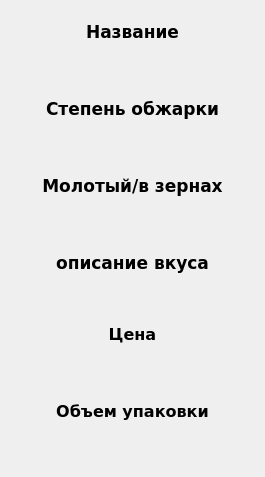
<?xml version="1.0" encoding="UTF-8"?>
<ui version="4.0">
 <class>Form</class>
 <widget class="QWidget" name="Form">
  <property name="geometry">
   <rect>
    <x>0</x>
    <y>0</y>
    <width>265</width>
    <height>477</height>
   </rect>
  </property>
  <property name="maximumSize">
   <size>
    <width>265</width>
    <height>477</height>
   </size>
  </property>
  <property name="windowTitle">
   <string>Информация о книге</string>
  </property>
  <property name="windowIcon">
   <iconset>
    <normaloff>info.png</normaloff>info.png</iconset>
  </property>
  <property name="styleSheet">
   <string notr="true"/>
  </property>
  <layout class="QVBoxLayout" name="verticalLayout">
   <item>
    <widget class="QLabel" name="text1">
     <property name="sizePolicy">
      <sizepolicy hsizetype="Preferred" vsizetype="Minimum">
       <horstretch>0</horstretch>
       <verstretch>0</verstretch>
      </sizepolicy>
     </property>
     <property name="minimumSize">
      <size>
       <width>0</width>
       <height>0</height>
      </size>
     </property>
     <property name="font">
      <font>
       <family>Verdana</family>
       <pointsize>13</pointsize>
       <weight>75</weight>
       <bold>true</bold>
      </font>
     </property>
     <property name="text">
      <string>Название</string>
     </property>
     <property name="alignment">
      <set>Qt::AlignBottom|Qt::AlignHCenter</set>
     </property>
    </widget>
   </item>
   <item>
    <widget class="QLabel" name="bookTitle">
     <property name="sizePolicy">
      <sizepolicy hsizetype="Preferred" vsizetype="Minimum">
       <horstretch>0</horstretch>
       <verstretch>0</verstretch>
      </sizepolicy>
     </property>
     <property name="minimumSize">
      <size>
       <width>0</width>
       <height>0</height>
      </size>
     </property>
     <property name="font">
      <font>
       <family>Verdana</family>
       <pointsize>13</pointsize>
      </font>
     </property>
     <property name="text">
      <string/>
     </property>
     <property name="alignment">
      <set>Qt::AlignCenter</set>
     </property>
    </widget>
   </item>
   <item>
    <widget class="QLabel" name="text2">
     <property name="sizePolicy">
      <sizepolicy hsizetype="Preferred" vsizetype="Minimum">
       <horstretch>0</horstretch>
       <verstretch>0</verstretch>
      </sizepolicy>
     </property>
     <property name="minimumSize">
      <size>
       <width>0</width>
       <height>0</height>
      </size>
     </property>
     <property name="font">
      <font>
       <family>Verdana</family>
       <pointsize>13</pointsize>
       <weight>75</weight>
       <bold>true</bold>
      </font>
     </property>
     <property name="text">
      <string>Степень обжарки</string>
     </property>
     <property name="alignment">
      <set>Qt::AlignBottom|Qt::AlignHCenter</set>
     </property>
    </widget>
   </item>
   <item>
    <widget class="QLabel" name="bookAuthor">
     <property name="sizePolicy">
      <sizepolicy hsizetype="Preferred" vsizetype="Minimum">
       <horstretch>0</horstretch>
       <verstretch>0</verstretch>
      </sizepolicy>
     </property>
     <property name="minimumSize">
      <size>
       <width>0</width>
       <height>0</height>
      </size>
     </property>
     <property name="font">
      <font>
       <family>Verdana</family>
       <pointsize>13</pointsize>
      </font>
     </property>
     <property name="text">
      <string/>
     </property>
     <property name="alignment">
      <set>Qt::AlignCenter</set>
     </property>
    </widget>
   </item>
   <item>
    <widget class="QLabel" name="text3">
     <property name="sizePolicy">
      <sizepolicy hsizetype="Preferred" vsizetype="Minimum">
       <horstretch>0</horstretch>
       <verstretch>0</verstretch>
      </sizepolicy>
     </property>
     <property name="minimumSize">
      <size>
       <width>0</width>
       <height>0</height>
      </size>
     </property>
     <property name="font">
      <font>
       <family>Verdana</family>
       <pointsize>13</pointsize>
       <weight>75</weight>
       <bold>true</bold>
      </font>
     </property>
     <property name="text">
      <string>Молотый/в зернах</string>
     </property>
     <property name="alignment">
      <set>Qt::AlignBottom|Qt::AlignHCenter</set>
     </property>
    </widget>
   </item>
   <item>
    <widget class="QLabel" name="bookReleaseYear">
     <property name="sizePolicy">
      <sizepolicy hsizetype="Preferred" vsizetype="Minimum">
       <horstretch>0</horstretch>
       <verstretch>0</verstretch>
      </sizepolicy>
     </property>
     <property name="minimumSize">
      <size>
       <width>0</width>
       <height>0</height>
      </size>
     </property>
     <property name="font">
      <font>
       <family>Verdana</family>
       <pointsize>13</pointsize>
      </font>
     </property>
     <property name="text">
      <string/>
     </property>
     <property name="alignment">
      <set>Qt::AlignCenter</set>
     </property>
    </widget>
   </item>
   <item>
    <widget class="QLabel" name="text4">
     <property name="sizePolicy">
      <sizepolicy hsizetype="Preferred" vsizetype="Minimum">
       <horstretch>0</horstretch>
       <verstretch>0</verstretch>
      </sizepolicy>
     </property>
     <property name="minimumSize">
      <size>
       <width>0</width>
       <height>0</height>
      </size>
     </property>
     <property name="font">
      <font>
       <family>Verdana</family>
       <pointsize>13</pointsize>
       <weight>75</weight>
       <bold>true</bold>
      </font>
     </property>
     <property name="text">
      <string>описание вкуса</string>
     </property>
     <property name="alignment">
      <set>Qt::AlignBottom|Qt::AlignHCenter</set>
     </property>
    </widget>
   </item>
   <item>
    <widget class="QLabel" name="bookGenre">
     <property name="sizePolicy">
      <sizepolicy hsizetype="Preferred" vsizetype="Minimum">
       <horstretch>0</horstretch>
       <verstretch>0</verstretch>
      </sizepolicy>
     </property>
     <property name="minimumSize">
      <size>
       <width>0</width>
       <height>0</height>
      </size>
     </property>
     <property name="font">
      <font>
       <family>Verdana</family>
       <pointsize>13</pointsize>
      </font>
     </property>
     <property name="text">
      <string/>
     </property>
     <property name="alignment">
      <set>Qt::AlignCenter</set>
     </property>
    </widget>
   </item>
   <item>
    <widget class="QLabel" name="cost">
     <property name="font">
      <font>
       <family>Verdana</family>
       <pointsize>12</pointsize>
       <weight>75</weight>
       <bold>true</bold>
      </font>
     </property>
     <property name="layoutDirection">
      <enum>Qt::LeftToRight</enum>
     </property>
     <property name="text">
      <string>Цена</string>
     </property>
     <property name="alignment">
      <set>Qt::AlignCenter</set>
     </property>
    </widget>
   </item>
   <item>
    <widget class="QLabel" name="costl">
     <property name="font">
      <font>
       <family>Verdana</family>
       <pointsize>12</pointsize>
      </font>
     </property>
     <property name="text">
      <string/>
     </property>
     <property name="alignment">
      <set>Qt::AlignCenter</set>
     </property>
    </widget>
   </item>
   <item>
    <widget class="QLabel" name="volume">
     <property name="font">
      <font>
       <family>Verdana</family>
       <pointsize>12</pointsize>
       <weight>75</weight>
       <bold>true</bold>
      </font>
     </property>
     <property name="text">
      <string>Объем упаковки</string>
     </property>
     <property name="alignment">
      <set>Qt::AlignCenter</set>
     </property>
    </widget>
   </item>
   <item>
    <widget class="QLabel" name="volumel">
     <property name="font">
      <font>
       <family>Verdana</family>
       <pointsize>12</pointsize>
      </font>
     </property>
     <property name="text">
      <string/>
     </property>
     <property name="alignment">
      <set>Qt::AlignCenter</set>
     </property>
    </widget>
   </item>
  </layout>
 </widget>
 <resources/>
 <connections/>
</ui>
